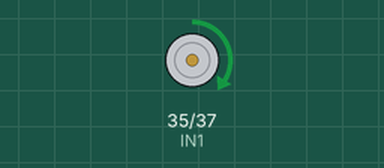
A program run on a simulated Raspberry Pi (header pin numbers). Shown: motor-driver pin pairs drawn as motors (green arrow = first pin HIGH = forward, orange = second pin HIGH = backward, longer = more drive, scaled by the enable pin). At 5.0 s the program stops and its outputs stay as they are.

Above: at 0.1 s.
At 1.1 s:
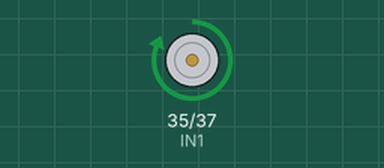
At 3.1 s:
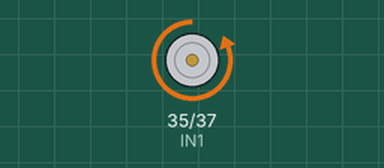
At 4.1 s:
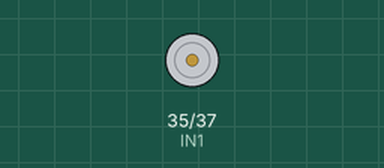
Timing chart, 0 to 5.6 s (numbered marks = the images above):
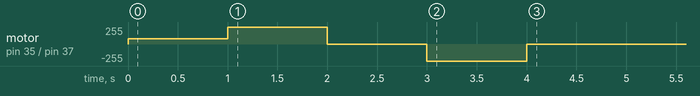

The program:

dcmotorspeed.py
```python
#!/usr/bin/env python

import RPi.GPIO as GPIO
import time

# for 1st Motor on ENA
ENA = 33
IN1 = 35
IN2 = 37

# set pin numbers to the board's
GPIO.setmode(GPIO.BOARD)
# initialize EnA, In1 and In2
GPIO.setup(ENA, GPIO.OUT)
GPIO.setup(IN1, GPIO.OUT, initial=GPIO.LOW)
GPIO.setup(IN2, GPIO.OUT, initial=GPIO.LOW)
pwm = GPIO.PWM(ENA,50)
pwm.start(0)

# Forward
GPIO.output(IN1, GPIO.HIGH)
GPIO.output(IN2, GPIO.LOW)

pwm.ChangeDutyCycle(30)
time.sleep(1)


pwm.ChangeDutyCycle(100)
time.sleep(1)

# Stop
GPIO.output(IN1, GPIO.LOW)
GPIO.output(IN2, GPIO.LOW)
time.sleep(1)

# Backward
GPIO.output(IN1, GPIO.LOW)
GPIO.output(IN2, GPIO.HIGH)
time.sleep(1)

# Stop
# GPIO.output(ENA, GPIO.LOW)
speed = 0
pwm.ChangeDutyCycle(speed)
GPIO.output(IN1, GPIO.LOW)
GPIO.output(IN2, GPIO.LOW)
time.sleep(1)

GPIO.cleanup()
```

Measured:
- by itself, motor on pin 35 (IN1) / pin 37 (IN2): stopped → forward 77/255 at 0.00 s, → forward 255/255 1.0 s later, → stopped 1.0 s later, → backward 255/255 1.0 s later, … (5 changes in this stretch)
